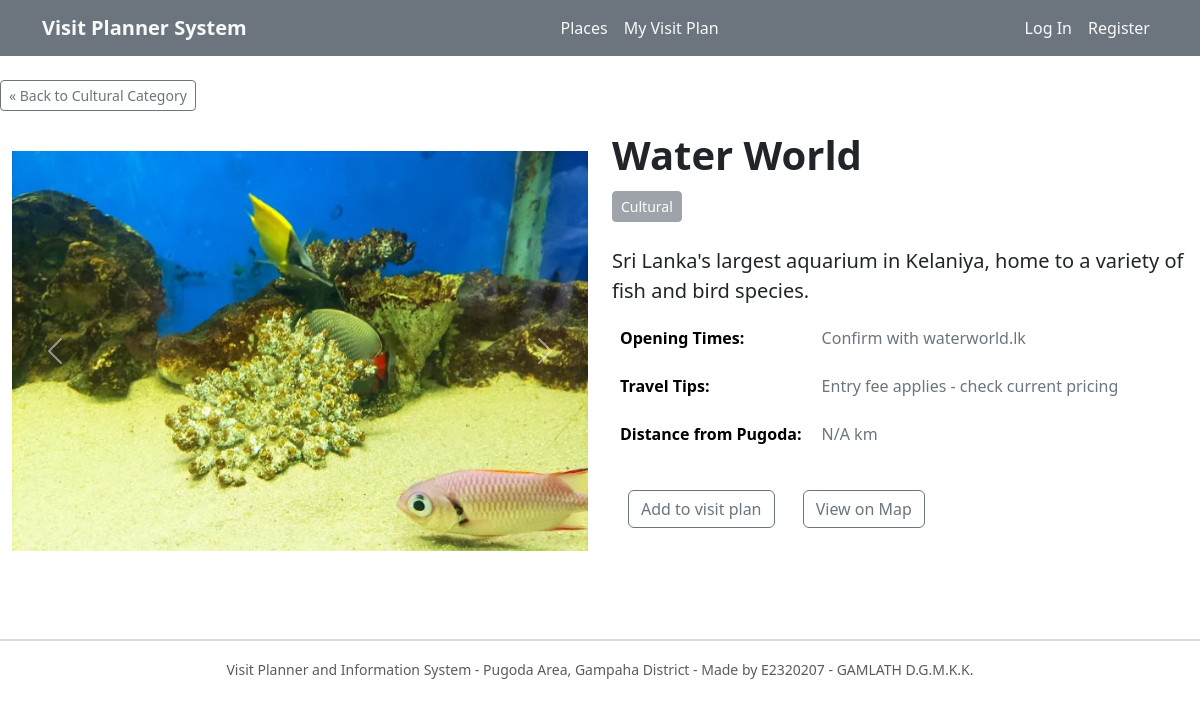
The page /place_details.php?place_id=2 on the database its author committed.
### tables this page shows
CREATE TABLE IF NOT EXISTS place (
    place_id           INT AUTO_INCREMENT PRIMARY KEY,
    place_name         VARCHAR(255) NOT NULL,
    place_description  TEXT NOT NULL,
    opening_time       VARCHAR(255) DEFAULT 'Not Applicable',
    travel_tip         VARCHAR(255),
    distance_km        DECIMAL(5,2),
    latitude           DECIMAL(10,7),
    longitude          DECIMAL(10,7),
    image_path         VARCHAR(255),
    created_at         TIMESTAMP DEFAULT CURRENT_TIMESTAMP,
    updated_at         TIMESTAMP DEFAULT CURRENT_TIMESTAMP ON UPDATE CURRENT_TIMESTAMP,
    category_id        INT NOT NULL,
    FOREIGN KEY (category_id) REFERENCES category(category_id)
        ON DELETE RESTRICT ON UPDATE CASCADE
);

CREATE TABLE IF NOT EXISTS category (
    category_id   INT AUTO_INCREMENT PRIMARY KEY,
    category_name VARCHAR(100) NOT NULL
);

### place_details.php (the view, shortened to what this page needs)
<?php
include __DIR__ . '/includes/header.php';
$category_name     = '';
$image_path        = '';
$place_name        = '';
$place_description = '';
$opening_time      = '';
$travel_tip        = '';
$distance_km       = '';
$selected_place_id = isset($_GET['place_id']) ? (int) $_GET['place_id'] : 0;
$sql = "SELECT p.place_name, p.place_description, p.opening_time, p.travel_tip, p.distance_km, p.image_path, c.category_name FROM place p INNER JOIN category c ON c.category_id = p.category_id WHERE p.place_id = ? LIMIT 1";
$result = $conn->execute_query($sql, [$selected_place_id]);
$row = $result ? $result->fetch_assoc() : null;
if ($row) {
    $place_name        = htmlspecialchars($row['place_name']);
    $place_description = htmlspecialchars($row['place_description']);
    $opening_time      = htmlspecialchars($row['opening_time'] ?? 'Not Applicable');
    $travel_tip        = htmlspecialchars($row['travel_tip'] ?? 'None');
    $distance_km       = htmlspecialchars($row['distance_km'] ?? 'N/A');
    $image_path        = $row['image_path'] ?? '';
    $category_name     = htmlspecialchars($row['category_name']);
}
$is_added_to_vistiplan = in_array($selected_place_id, $_SESSION['visit_plan'], true);
?>
<div class="container-xxl">
    <div class="row">
        <a href="index.php?category=<?= urlencode(strtolower($row['category_name'])); ?>" class="btn btn-outline-<?= $theme_color; ?> btn-sm col-auto mt-4 mb-3">&laquo; Back to <?= $category_name; ?> Category </a>
    </div>
    <div class="row">
        <div class="col-6 my-4">
            <div id="carouselExampleAutoplaying" class="carousel slide" data-bs-ride="carousel">
                <div class="carousel-inner">
                    <?php
                    $allowed_extension = ['webp', 'jpg', 'jpeg', 'png'];
                    $count = 0;
                    $dir_to_check = '';
                    if (!empty($image_path)) {
                        if (is_dir($image_path)) {
                            $dir_to_check = $image_path;
                        } elseif (is_dir(__DIR__ . '/' . ltrim($image_path, '/'))) {
                            $dir_to_check = __DIR__ . '/' . ltrim($image_path, '/');
                        }
                    }
                    if (!empty($dir_to_check)) {
                        $iterator = new FilesystemIterator($dir_to_check, FilesystemIterator::SKIP_DOTS);
                        foreach ($iterator as $fileinfo) {
                            if ($fileinfo->isFile()) {
                                $filename = $fileinfo->getFilename();
                                $extension = strtolower(pathinfo($filename, PATHINFO_EXTENSION));
                                if (in_array($extension, $allowed_extension, true)) {
                                    $webpath = rtrim($image_path, '/') . '/' . $filename;
                                    $active_cls = ($count < 1) ? ' active' : '';
                                    echo '<div class="carousel-item' . $active_cls . '"> <img src="' . htmlspecialchars($webpath) . '" class="d-block w-100" alt="Image of ' . $place_name . '"> </div>';
                                    $count++;
                                }
                            }
                        }
                    }
                    ?>
                </div>
                <button class="carousel-control-prev" type="button" data-bs-target="#carouselExampleAutoplaying" data-bs-slide="prev">
                    <span class="carousel-control-prev-icon" aria-hidden="true"></span>
                </button>
                <button class="carousel-control-next" type="button" data-bs-target="#carouselExampleAutoplaying" data-bs-slide="next">
                    <span class="carousel-control-next-icon" aria-hidden="true"></span>
                </button>
            </div>
        </div>
        <div class="col-6 my-2">
            <p class="fs-1 fw-semibold lh-1"><?= $place_name; ?></p>
            <button type="button" class="btn btn-<?= $theme_color; ?> btn-sm" disabled><?= $category_name; ?></button>
            <p class="lead mt-4"><?= $place_description; ?></p>
            <table class="table table-borderless fs-6 lh-1 mb-0">
                <tbody>
                    <tr>
                        <td class="fw-bold pb-4" style="width: 35%;">Opening Times:</td>
                        <td class="pb-4 text-secondary"><?= $opening_time; ?></td>
                    </tr>
                    <tr>
                        <td class="fw-bold pb-4">Travel Tips:</td>
                        <td class="pb-4 text-secondary"><?= $travel_tip; ?></td>
                    </tr>
                    <tr>
                        <td class="fw-bold pb-4">Distance from Pugoda:</td>
                        <td class="pb-4 text-secondary"><?= $distance_km; ?> km</td>
                    </tr>
                </tbody>
            </table>
            <form action="#" method="post">
                <?php
                 if (!$is_added_to_vistiplan) {
                    echo '<button type="submit" name="action" value="add" class="btn btn-outline-' . $theme_color . ' ms-3 mt-4"> Add to visit plan</button>';
                 } else {
                    echo '<button type="submit" name="action" value="remove" class="btn btn-outline-' . $theme_color . ' ms-3 mt-4"> Remove from visit plan</button>';
                 }
                 ?>
                <a href="my_visit_plan.php" class="btn btn-outline-<?= $theme_color ?> ms-4 mt-4"> View on Map</a>
            </form>
        </div>
    </div>
</div>
<?php
include __DIR__ . '/includes/footer.php';
?>

### css/style.css (style rules this page uses)
.carousel-item img { height: 400px; width: 100%; object-fit: cover; }

### rows shown on the page
place: category.category_name "Cultural", image_path (picture), place_name "Water World", place_description "Sri Lanka's largest aquarium in Kelaniya, home to a variety of fish and bird species.", opening_time "Confirm with waterworld.lk", travel_tip "Entry fee applies - check current pricing", distance_km "N/A"
